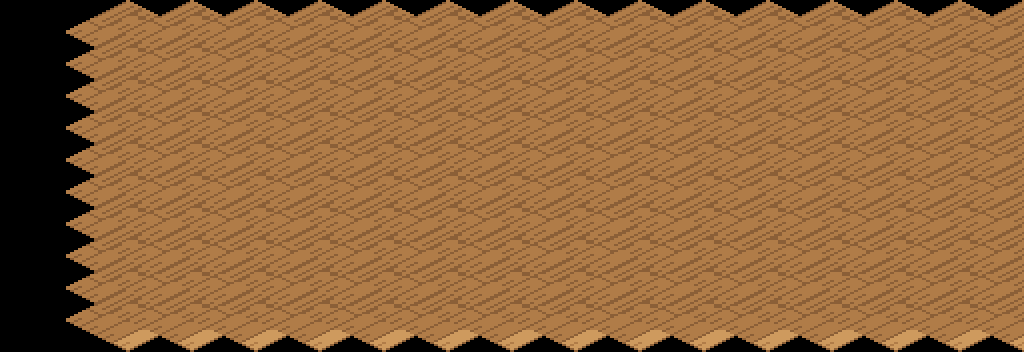

A level layout from a 2D game, rendered from its tile map. Below: a short description, then the map file with its tile-grid data intact:
An orthogonal 16x11 tile map with 64x32 px tiles, 1 tile layer (suelo).

<map version="1.10" orientation="orthogonal" renderorder="right-down" width="16" height="11" tilewidth="64" tileheight="32" infinite="0" nextlayerid="2" nextobjectid="1">
 <tileset firstgid="1" name="terreno_mundo" tilewidth="128" tileheight="64" tilecount="203" columns="8">
  <image source="../textures/../textures/terreno_mundo.png" width="1024" height="1664" />
 </tileset>
 <layer id="1" name="suelo" width="16" height="11">
  <data encoding="csv">
0,0,0,0,0,0,0,0,0,0,0,0,0,0,0,0,
0,157,157,157,157,157,157,157,157,157,157,157,157,157,157,157,
0,157,157,157,157,157,157,157,157,157,157,157,157,157,157,157,
0,157,157,157,157,157,157,157,157,157,157,157,157,157,157,157,
0,157,157,157,157,157,157,157,157,157,157,157,157,157,157,157,
0,157,157,157,157,157,157,157,157,157,157,157,157,157,157,157,
0,157,157,157,157,157,157,157,157,157,157,157,157,157,157,157,
0,157,157,157,157,157,157,157,157,157,157,157,157,157,157,157,
0,157,157,157,157,157,157,157,157,157,157,157,157,157,157,157,
0,157,157,157,157,157,157,157,157,157,157,157,157,157,157,157,
0,157,157,157,157,157,157,157,157,157,157,157,157,157,157,157
</data>
 </layer>
</map>
